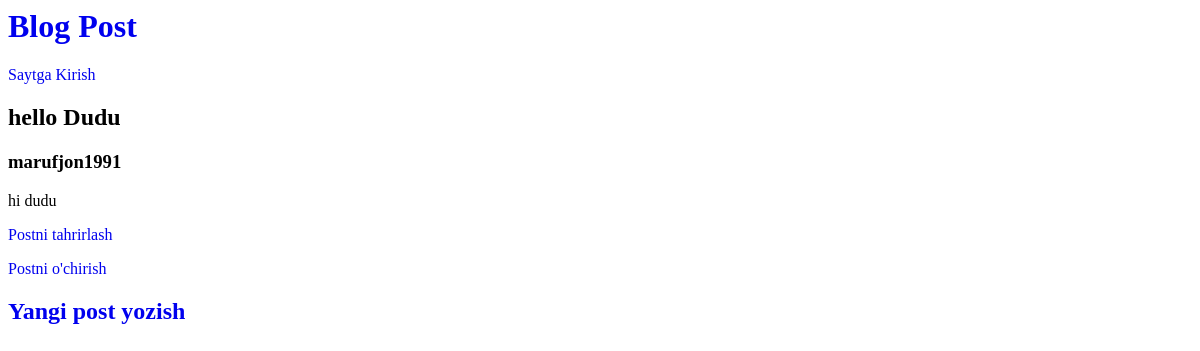
The page /post/3/ on the database as committed earlier.
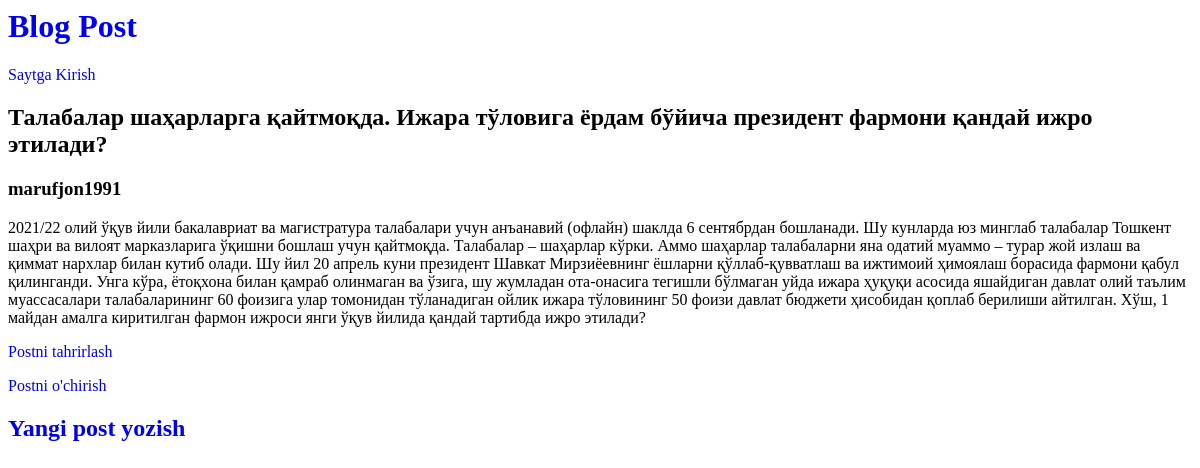
The same page on the database as committed later.
### blog/models.py (models this page shows, shortened)
class Post(models.Model):
    title = models.CharField(max_length=200)
    author = models.ForeignKey(
        'auth.User',
        on_delete=models.CASCADE,
    )
    body = models.TextField()

### blog/views.py (the view)
# urls.py: path('post/<int:pk>/', BlogDetailView.as_view(), name='detailView'),
class BlogDetailView(DetailView):
    model = Post
    template_name = 'detailView.html'

### templates/detailView.html
{% extends 'base.html' %}
{% block content %}
<div>
    <h2>{{ post.title }}</h2>
    <h3>{{ post.author }}</h3>
    <p>{{ post.body }}</p>
    <p><a href="{% url 'post_edit' post.pk %}">Postni tahrirlash</a></p>
    <p><a href="{% url 'post_delete' post.pk %}">Postni o'chirish</a></p>
</div>
{% endblock content %}

Rows that differ between the two databases and show on the page:
changed Post "marufjon1991": title "hello Dudu" → "Талабалар шаҳарларга қайтмоқда. Ижара тўловига ёрдам бўйича президент фармони қандай ижро этилади?"; body "hi dudu" → "2021/22 олий ўқув йили бакалавриат ва магистратура талабалари учун анъанавий (офлайн) шаклда 6 сентябрдан бошланади. Шу кунларда юз минглаб талабалар Тошкент шаҳри ва вилоят марказларига ўқишни бошлаш учун қайтмоқда. Талабалар – шаҳарлар кўрки. Аммо шаҳарлар талабаларни яна одатий муаммо – турар жой излаш ва қиммат нархлар билан кутиб олади. Шу йил 20 апрель куни президент Шавкат Мирзиёевнинг ёшларни қўллаб-қувватлаш ва ижтимоий ҳимоялаш борасида фармони қабул қилинганди. Унга кўра, ётоқхона билан қамраб олинмаган ва ўзига, шу жумладан ота-онасига тегишли бўлмаган уйда ижара ҳуқуқи асосида яшайдиган давлат олий таълим муассасалари талабаларининг 60 фоизига улар томонидан тўланадиган ойлик…"
